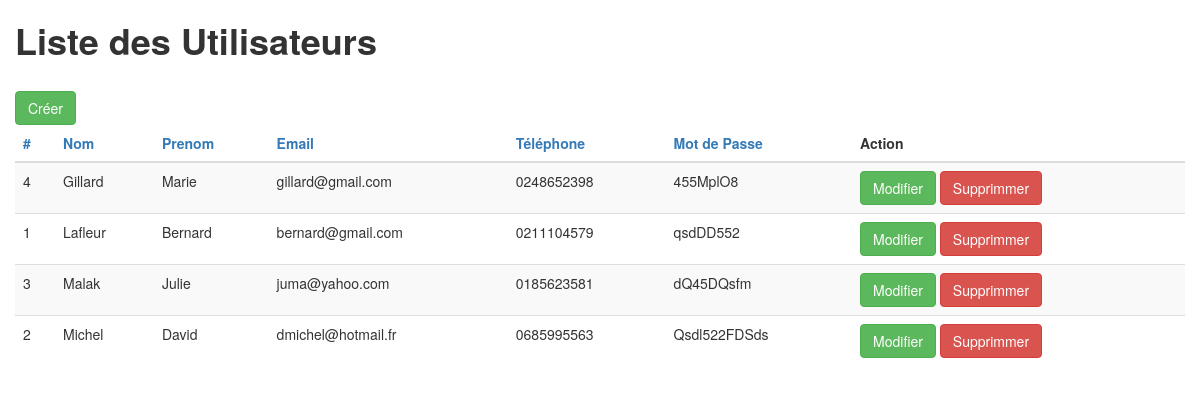
The page / on the database its author committed.
### tables this page shows
CREATE TABLE IF NOT EXISTS `utilisateur` (
  `id` int(11) NOT NULL AUTO_INCREMENT,
  `nom` varchar(32) NOT NULL,
  `prenom` varchar(32) NOT NULL,
  `email` varchar(64) NOT NULL,
  `telephone` varchar(10) NOT NULL,
  `mdp` varchar(32) NOT NULL,
  PRIMARY KEY (`id`)
);

### index.php (called while the page is built)
<?php
require_once 'controlleur/Controlleur.php';
$controlleur = new Controlleur();
$controlleur->handleRequest();
?>

### modele/Database.php (called while the page is built, shortened)
<?php
class Database
{
	private static $dbName 	   = 'CrudUtil';
	private static $dbHost 	   = 'localhost';
	private static $dbUsername = 'root';
	private static $dbPassword = '';
	private static $conn = null;
	public static function connexion()
	{
		if (null == self::$conn)
		{
			try
			{
				self::$conn =  new PDO( "mysql:host=".self::$dbHost.";"."dbname=".self::$dbName, self::$dbUsername, self::$dbPassword);
			}
			catch(PDOException $e)
			{
				die($e->getMessage());
			}
		}
		return self::$conn;
	}
	public static function deconnexion()
	{
		self::$conn = null;
	}
}
?>

### modele/UtilisateurDao.php (called while the page is built, shortened)
<?php
require 'Database.php';
class UtilisateurDao extends Database
{
	public function selectAll($order)
	{
		if (!isset($order))
		{
			$order = 'nom';
		}
		$pdo = Database::connexion($order);
		$sql = $pdo->prepare("SELECT * FROM utilisateur ORDER BY $order ASC");
		$sql->execute();
		$utilisateurs = array();
		while ($obj = $sql->fetch(PDO::FETCH_OBJ))
		{
			$utilisateurs[] = $obj;
		}
		return $utilisateurs;
	}
}
?>

### modele/Utilisateur.php (called while the page is built, shortened)
<?php
require_once 'UtilisateurDao.php';
require_once 'Database.php';
class Utilisateur extends UtilisateurDao
{
	private $UtilisateurDao = null;
	public function __construct()
	{
		$this->UtilisateurDao = new UtilisateurDao();
	}
	public function getAllUtilisateurs($order)
	{
		try
		{
			$result = $this->UtilisateurDao->selectAll($order);
			return $result;
		}
		catch(Exception $e)
		{
			self::deconnexion();
			throw $e;
		}
	}
}
?>

### vue/utilisateurs.php (the view, shortened to what this page needs)
<!DOCTYPE HTML>
<html lang="en">
	<head>
		<link href="bootstrap/css/bootstrap.min.css" rel="stylesheet">
	</head>
	<body>
		<div class="container">
			<div class="row">
				<h1><strong>Liste des Utilisateurs</strong></h1>
			</div>
			<div class="row">
                                    <a href="index.php?op=nouveau" class="btn btn-success">Créer</a>
				<table class="table table-striped">
					<thead>
						<tr>
                                                    <th><a href="?orderby=id">#</th>
                                                    <th><a href="?orderby=nom">Nom</a></th>
                                                    <th><a href="?orderby=prenom">Prenom</a></th>
                                                    <th><a href="?orderby=email">Email</a></th>
                                                    <th><a href="?orderby=telephone">Téléphone</a></th>
                                                    <th><a href="?orderby=mdp">Mot de Passe</a></th>
                                                    <th>Action</th>
						</tr>
					</thead>
					<tbody>
						<?php foreach ($utilisateurs as $utilisateurs) : ?>
							<tr>
                                                            <td><?php echo htmlentities($utilisateurs->id);?></td>
								<td><?php echo htmlentities($utilisateurs->nom);  ?></td>
                                                                <td><?php echo htmlentities($utilisateurs->prenom);  ?></td>
								<td><?php echo htmlentities($utilisateurs->email); ?></td>
								<td><?php echo htmlentities($utilisateurs->telephone); ?></td>
                                                                <td><?php echo htmlentities($utilisateurs->mdp);  ?></td>
								<td>
									<a class="btn btn-success" href="index.php?op=modifier&id=<?php echo $utilisateurs->id; ?>">Modifier</a>
									<a class="btn btn-danger" href="index.php?op=supprimer&id=<?php echo $utilisateurs->id; ?>"onclick="return confirm('Êtes-vous sûr de vouloir supprimer cet utilisateur ?')">Supprimmer</a>
								</td>
							</tr>
						<?php endforeach; ?>
					</tbody>
				</table>
			</div>
		</div>
	</body>
</html>

### controlleur/Controlleur.php (shortened to what this page needs)
<?php
require_once ROOT_PATH . '/modele/Utilisateur.php';
class Controlleur
{
	private $utilisateur = null;
	public function __construct()
	{
		$this->utilisateur = new Utilisateur();
	}
	public function handleRequest()
	{
		$op = isset($_GET['op']) ? $_GET['op'] : null;
		try
		{
			if (!$op || $op == 'list')
			{
				$this->listeUtilisateurs();
			}
				elseif ($op == 'nouveau')
				{
					$this->sauvegarderUtilisateur();
				}
				elseif ($op == 'modifier')
				{
					$this->modifierUtilisateur();
				}
				elseif ($op == 'supprimer')
				{
					$this->supprimerUtilisateur();
				}
				else
				{
					$this->showError("Page not found", "Page for execution" . $op . " was not found");
				}
		}
		catch(Exception $e)
		{
			$this->showError("Application errror", $e->getMessage());
		}
	}
	public function listeUtilisateurs()
	{
		$orderby = isset($_GET['orderby']) ? $_GET['orderby'] : null;
		$utilisateurs = $this->utilisateur->getAllUtilisateurs($orderby);
		include ROOT_PATH . 'vue/utilisateurs.php';
	}
}
?>

### rows shown on the page
utilisateur: id "4", nom "Gillard", prenom "Marie", email "gillard@gmail.com", telephone "0248652398", mdp "455MplO8"
utilisateur: id "1", nom "Lafleur", prenom "Bernard", email "bernard@gmail.com", telephone "0211104579", mdp "qsdDD552"
utilisateur: id "3", nom "Malak", prenom "Julie", email "juma@yahoo.com", telephone "0185623581", mdp "dQ45DQsfm"
utilisateur: id "2", nom "Michel", prenom "David", email "dmichel@hotmail.fr", telephone "0685995563", mdp "Qsdl522FDSds"
